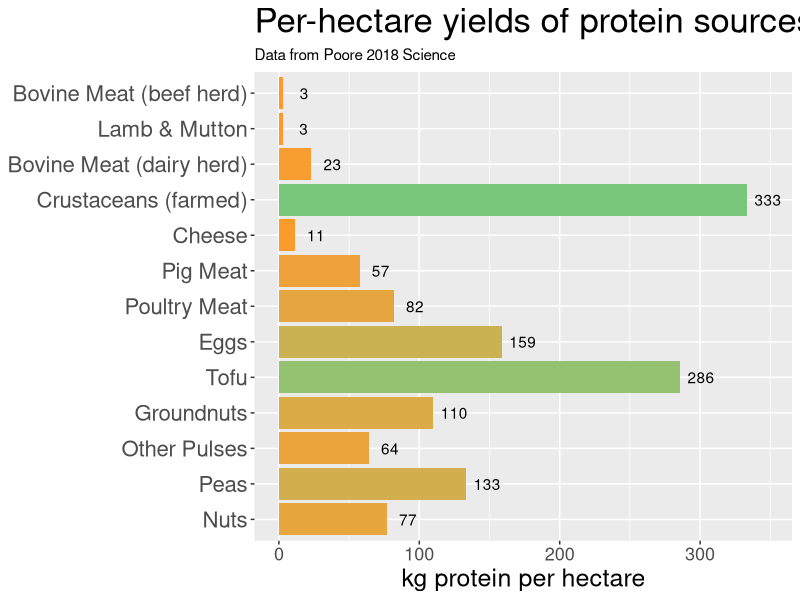
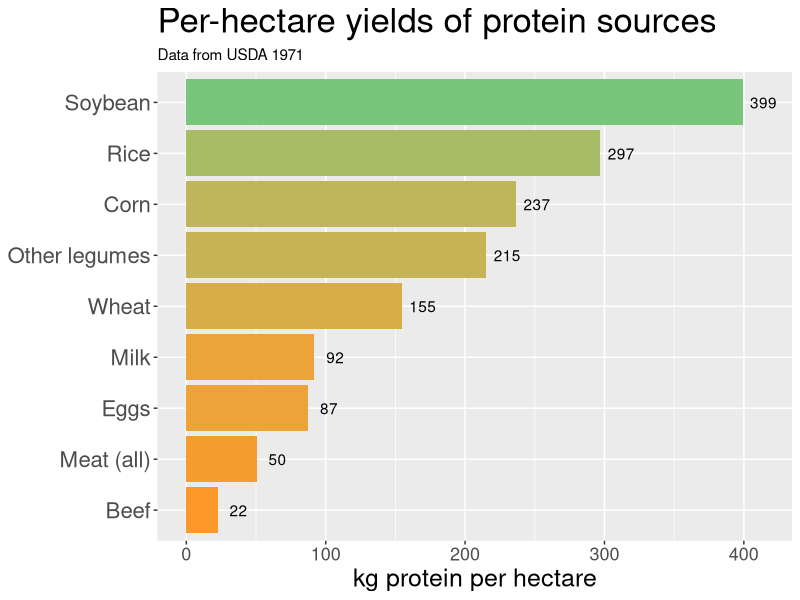
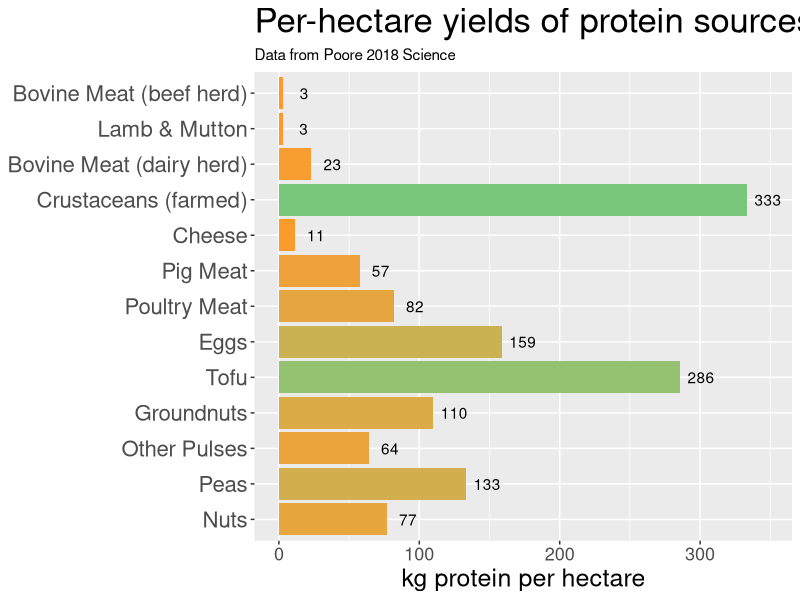

Reproduce these figures in R, in order.
# per hectare yields of different protein sources
# plotting data on protein yield from
# Shurtleff 1975 The Book of Tofu
# apparently from
# USDA and WHO 1971
#
# also using data from 
# Poore 2018 Reducing food’s environmental impacts through producers and consumers. Science
# doi.org/10.1126/science.aaq0216

library(ggplot2)


prot_sources = c("Soybean", "Rice", "Corn", "Other legumes",
                 "Wheat", "Milk", "Eggs", "Meat (all)", "Beef")
yields_lbs_per_acre = c(356, 265, 211, 192, 138, 82, 78, 45, 20)
lbs_to_kg = 1/2.204
hectare_to_acre = 1/0.4047
yields_kg_per_hectare = yields_lbs_per_acre * lbs_to_kg * hectare_to_acre

ps_data = data.frame(prot_sources,yields_lbs_per_acre,yields_kg_per_hectare)

gp = ggplot(data=ps_data, aes(x=reorder(prot_sources, yields_kg_per_hectare), y=yields_kg_per_hectare) ) +
    coord_flip() +
    theme(axis.text.y=element_text(size=16),
          axis.text.x=element_text(size=13),
          axis.title.x=element_text(size=18),
          plot.title = element_text(size=25)) +
    scale_fill_gradient(low="#fe9929", high="#78c679") +
    geom_col(aes(fill=yields_kg_per_hectare), show.legend = FALSE) +
    labs(x=NULL, y="kg protein per hectare",
         title="Per-hectare yields of protein sources",
         subtitle="Data from USDA 1971") +
    annotate(geom="text", y=yields_kg_per_hectare+15, x=rev(seq(1,9,1)), label=round(yields_kg_per_hectare) )
ggsave("~/git/misc-analyses/land_usage/image/per_hectare_protein_USDA_1971.pdf", gp, device="pdf", height=5, width=8)


# data from Poore 2018 Science
food_items = c("Wheat & Rye (Bread)", "Maize (Meal)", "Barley (Beer)", "Oatmeal", 
               "Rice", "Potatoes", "Cassava", "Cane Sugar", "Beet Sugar", 
               "Other Pulses", "Peas", "Nuts", "Groundnuts", "Soymilk", "Tofu", 
               "Soybean Oil", "Palm Oil", "Sunflower Oil", "Rapeseed Oil", 
               "Olive Oil", "Tomatoes", "Onions & Leeks", "Root Vegetables", 
               "Brassicas", "Other Vegetables", "Citrus Fruit", "Bananas", 
               "Apples", "Berries & Grapes", "Wine", "Other Fruit", "Coffee", 
               "Dark Chocolate", "Bovine Meat (beef herd)", "Bovine Meat (dairy herd)", 
               "Lamb & Mutton", "Pig Meat", "Poultry Meat", 
               "Milk", "Cheese", "Eggs", 
               "Fish (farmed)", "Crustaceans (farmed)")
# subset 100g protein items
is_100g_protein = c(34, 36, 35, 43, 40, 37, 38, 41, 15, 13, 10, 11, 12 )
# processed data from Poore2018, as m2 land per 100g protein
food_median_land_use_m2_unit = c(2.7, 1.8, 0.9, 7.7, 2.2, 0.8, 1.3, 1.8, 1.5, 12.2, 6.7, 8.7, 7.9, 0.6, 3.4, 9.6, 2.4, 16.3, 9.4, 17.3, 0.2, 0.3, 0.3, 0.3, 0.2, 0.7, 1.4, 0.5, 2.6, 1.6, 0.9, 11.9, 53.8, 170.4, 25.9, 127.4, 13.4, 11.0, 2.1, 20.2, 5.7, 5.6, 0.8)
food_mean_land_use_m2_unit = c(3.9, 2.9, 1.1, 7.6, 2.8, 0.9, 1.8, 2.0, 1.8, 15.6, 7.5, 13.0, 9.1, 0.7, 3.5, 10.5, 2.4, 17.7, 10.6, 26.3, 0.8, 0.4, 0.3, 0.6, 0.4, 0.9, 1.9, 0.6, 2.4, 1.8, 0.9, 21.6, 69.0, 326.2, 43.2, 369.8, 17.4, 12.2, 9.0, 87.8, 6.3, 8.4, 3.0)
# 10000 m2 per kilogram, simplifies to 1000/x
food_median_land_use_kg_hec = 1000 / food_median_land_use_m2_unit
food_mean_land_use_kg_hec = 1000 / food_mean_land_use_m2_unit

food_table = droplevels(data.frame( food_items, food_median_land_use_kg_hec, food_mean_land_use_kg_hec ))
ft_protein_only = food_table[rev(is_100g_protein),]
ft_protein_only$food_items = factor(ft_protein_only$food_items, levels = ft_protein_only$food_items)

gp = ggplot(data=ft_protein_only, aes(x=food_items, y=food_mean_land_use_kg_hec) ) +
    coord_flip() +
    theme(axis.text.y=element_text(size=16),
          axis.text.x=element_text(size=13),
          axis.title.x=element_text(size=18),
          plot.title = element_text(size=25)) +
    scale_fill_gradient(low="#fe9929", high="#78c679") +
    geom_col(aes(fill=food_mean_land_use_kg_hec), show.legend = FALSE) + 
    labs(x=NULL, y="kg protein per hectare",
         title="Per-hectare yields of protein sources",
         subtitle="Data from Poore 2018 Science") +
    annotate(geom="text", y=food_mean_land_use_kg_hec[is_100g_protein]+15, x=rev(seq(1,13,1)), label=round( food_mean_land_use_kg_hec[is_100g_protein] ) )
gp

ggsave("~/git/misc-analyses/land_usage/image/per_hectare_protein_Poore2018.pdf", gp, device="pdf", height=6, width=9)


#